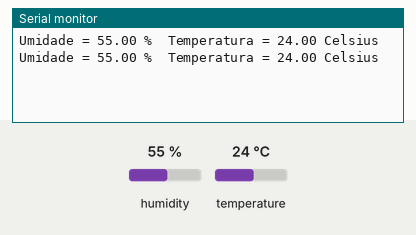
Recording of a sketch running on a simulated Arduino Uno, built with avr-gcc and run on an emulated ATmega328P. Shown: the last lines printed to the serial monitor. Inputs (shaded band) come from the test bench; at power-on: humidity 55 %, temperature 24 °C.

Above: at 2.8 s.
2.9 s: humidity set to 22 %
At 5.3 s:
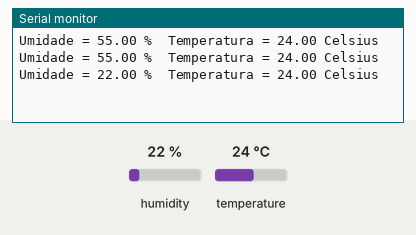
5.6 s: temperature set to 12 °C
At 6.5 s:
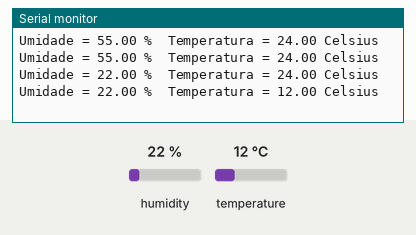
8.3 s: humidity set to 40 %
At 11.4 s:
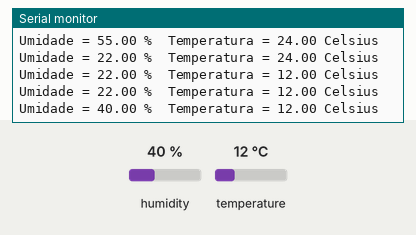
Timing chart, 0 to 12.9 s (numbered marks = the images above; inputs shaded):
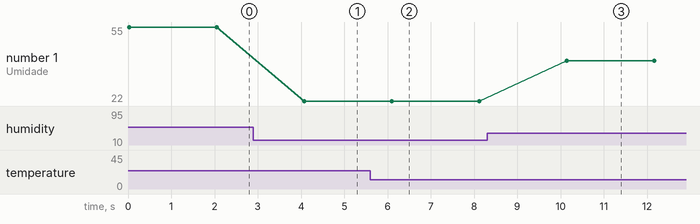

Measured:
- after the input at 2.9 s, the serial monitor: prints a new line after 1.2 s (image 1)
- after the input at 5.6 s, the serial monitor: prints a new line after 0.50 s (image 2)
- after the input at 8.3 s, the serial monitor: prints a new line after 1.8 s (image 3)
- plotted number 1: 55 → 22 after the input at 2.9 s, 22 → 40 after the input at 8.3 s

The sketch:

teste_sensor_DHT11.ino
```cpp
//Programa : Sensor de umidade e temperatura DHT11
//Autor : Arduino e Cia

#include <dht.h>

#define dht_dpin A1 //Pino DATA do Sensor ligado na porta Analogica A1

dht DHT; //Inicializa o sensor

void setup()
{
  Serial.begin(9600);
 // delay(1000);//Aguarda 1 seg antes de acessar as informações do sensor
}

void loop()
{
  DHT.read11(dht_dpin); //Lê as informações do sensor
  Serial.print("Umidade = ");
  Serial.print(DHT.humidity);
  Serial.print(" %  ");
  Serial.print("Temperatura = ");
  Serial.print(DHT.temperature);
  Serial.println(" Celsius  ");

  //Não diminuir o valor abaixo. O ideal é a leitura a cada 2 segundos
  delay(2000);
}
```
